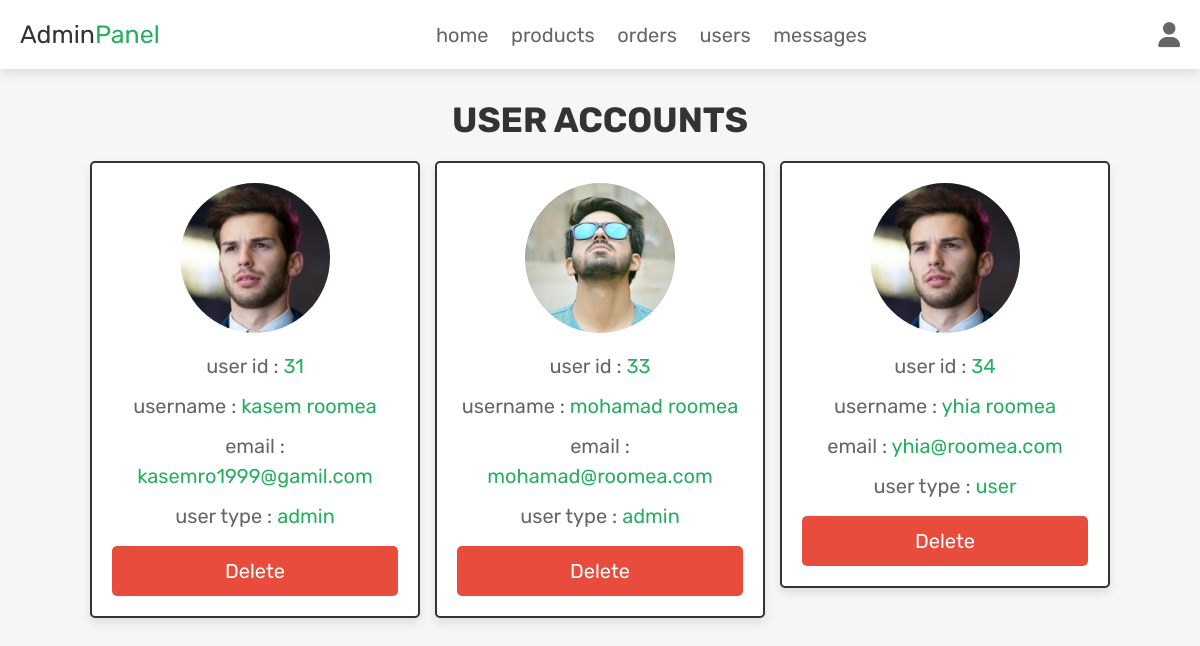
/admin_users.php (signed in), run on the app's committed database.
### tables this page shows
CREATE TABLE IF NOT EXISTS `users` (
`id` int(100) NOT NULL,
  `name` varchar(100) NOT NULL,
  `email` varchar(100) NOT NULL,
  `password` varchar(100) NOT NULL,
  `user_type` varchar(20) NOT NULL DEFAULT 'user',
  `image` varchar(100) NOT NULL
);

### admin_users.php (the view, shortened to what this page needs)
<?php
@include 'config.php';
$admin_id = $_SESSION['admin_id'];
?>
<!DOCTYPE html>
<html lang="en">
<head>
   <link rel="stylesheet" href="https://cdnjs.cloudflare.com/ajax/libs/font-awesome/6.1.1/css/all.min.css">
   <link rel="stylesheet" href="css/admin_style.css">
</head>
<body>
<?php include 'admin_header.php'; ?>
<section class="user-accounts">
   <h1 class="title">user accounts</h1>
   <div class="box-container">
      <?php
         $select_users = $conn->prepare("SELECT * FROM `users`");
         $select_users->execute();
         while($fetch_users = $select_users->fetch(PDO::FETCH_ASSOC)){
             if(isset($_GET['user_type']) && $_GET['user_type']=='user' ) {
                 if($fetch_users['user_type']=='user'){
      ?>
      <div class="box" style="<?php if($fetch_users['id'] == $admin_id){ echo 'display:none'; }; ?>">
         <img src="uploaded_img/<?= $fetch_users['image']; ?>" alt="">
         <p> user id : <span><?= $fetch_users['id']; ?></span></p>
         <p> username : <span><?= $fetch_users['name']; ?></span></p>
         <p> email : <span><?= $fetch_users['email']; ?></span></p>
         <p> user type : <span><?= $fetch_users['user_type'];?> </span></p>
         <a href="admin_users.php?delete=<?= $fetch_users['id']; ?>" onclick="return confirm('delete this user?');" class="delete-btn">delete</a>
      </div>
      <?php
             }
             }else
             {
                 ?>
                <div class="box" >
                    <img src="uploaded_img/<?= $fetch_users['image']; ?>" alt="">
                    <p> user id : <span><?= $fetch_users['id']; ?></span></p>
                    <p> username : <span><?= $fetch_users['name']; ?></span></p>
                    <p> email : <span><?= $fetch_users['email']; ?></span></p>
                    <p> user type : <span><?= $fetch_users['user_type'];?> </span></p>
                    <a href="admin_users.php?delete=<?= $fetch_users['id']; ?>" onclick="return confirm('delete this user?');" class="delete-btn">delete</a>
                </div>
                <?php
             }
      }
      ?>
   </div>
</section>
</body>
</html>

### admin_header.php (shortened to what this page needs)
<header class="header">
   <div class="flex">
      <a href="admin_page.php" class="logo">Admin<span>Panel</span></a>
      <nav class="navbar">
         <a href="admin_page.php">home</a>
         <a href="admin_products.php">products</a>
         <a href="admin_orders.php">orders</a>
         <a href="admin_users.php">users</a>
         <a href="admin_contacts.php">messages</a>
      </nav>
      <div class="icons">
         <div id="user-btn" class="fas fa-user"></div>
      </div>
   </div>
</header>

### css/admin_style.css (style rules this page uses)
.user-accounts .box-container { display: grid; grid-template-columns: repeat(auto-fit, 33rem); gap:1.5rem; align-items: flex-start; justify-content:center; }
.user-accounts .box-container .box { border:var(--border); box-shadow: var(--box-shadow); background-color: var(--white); border-radius: .5rem; padding:2rem; text-align: center; }
.user-accounts .box-container .box img { height: 15rem; width: 15rem; border-radius: 50%; object-fit: cover; margin-bottom: 1rem; }
.user-accounts .box-container .box p { line-height: 1.5; padding:.5rem 0; font-size: 2rem; color:var(--light-color); }
.user-accounts .box-container .box p span { color:var(--green); }

### css/components.css (style rules this page uses)
:root { --green:#27ae60; --orange:#f39c12; --red:#e74c3c; --black:#333; --light-color:#666; --white:#fff; --light-bg:#f6f6f6; --border:.2rem solid var(--black); --box-shadow:0 .5rem 1rem rgba(0,0,0,.1); }
* { font-family: 'Rubik', sans-serif; margin:0; padding:0; box-sizing: border-box; outline: none; border:none; text-decoration: none; color:var(--black); }
body { background-color: var(--light-bg); }
html { font-size: 62.5%; overflow-x: hidden; scroll-behavior: smooth; scroll-padding-top: 6.5rem; }
section { padding:3rem 2rem; max-width: 1200px; margin:0 auto; }
.btn, .delete-btn, .option-btn { display: block; width: 100%; margin-top: 1rem; border-radius: .5rem; color:var(--white); font-size: 2rem; padding:1.3rem 3rem; text-transform: capitalize; cursor: pointer; text-align: center; }
.delete-btn { background-color: var(--red); }
.title { text-align: center; margin-bottom: 2rem; text-transform: uppercase; color:var(--black); font-size: 3.5rem; }
.header { background: var(--white); position: sticky; top:0; left:0; right:0; z-index: 1000; box-shadow: var(--box-shadow); }
.header .flex { display: flex; align-items: center; justify-content: space-between; padding:2rem; margin: 0 auto; max-width: 1200px; position: relative; }
.header .flex .logo { font-size: 2.5rem; color:var(--black); }
.header .flex .logo span { color:var(--green); }
.header .flex .navbar a { margin:0 1rem; font-size: 2rem; color:var(--light-color); }
.header .flex .icons > * { font-size: 2.5rem; color:var(--light-color); cursor: pointer; margin-left: 1.5rem; }

### data on the page
users: image (picture), id "31", name "kasem roomea", email "kasemro1999@gamil.com", user_type "admin"
users: image (picture), id "33", name "mohamad roomea", email "mohamad@roomea.com", user_type "admin"
users: image (picture), id "34", name "yhia roomea", email "yhia@roomea.com", user_type "user"
